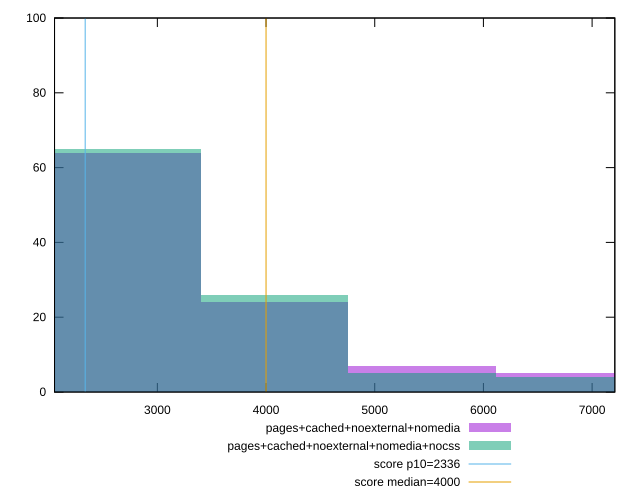

Recreate this plot in gnuplot.
reset

$pagesCachedNoexternalNomedia <<EOF
4078.181701573699 24
2718.7878010491327 64
5437.575602098265 7
6796.969502622832 5
EOF

$pagesCachedNoexternalNomediaNocss <<EOF
4078.181701573699 26
2718.7878010491327 65
5437.575602098265 5
6796.969502622832 4
EOF

set key outside below
set boxwidth 1359.3939005245663
set xrange [2053.962:7209.048999999999]
set yrange [0:100]
set trange [0:100]
set style fill transparent solid 0.5 noborder

set parametric
set terminal svg size 640, 500 enhanced background rgb 'white'
set output "reprap/first-contentful-paint/comparison/histogram/3_vs_4.svg"

plot $pagesCachedNoexternalNomedia title "pages+cached+noexternal+nomedia" with boxes, \
     $pagesCachedNoexternalNomediaNocss title "pages+cached+noexternal+nomedia+nocss" with boxes, \
     2336,t title "score p10=2336", \
     4000,t title "score median=4000"

reset
